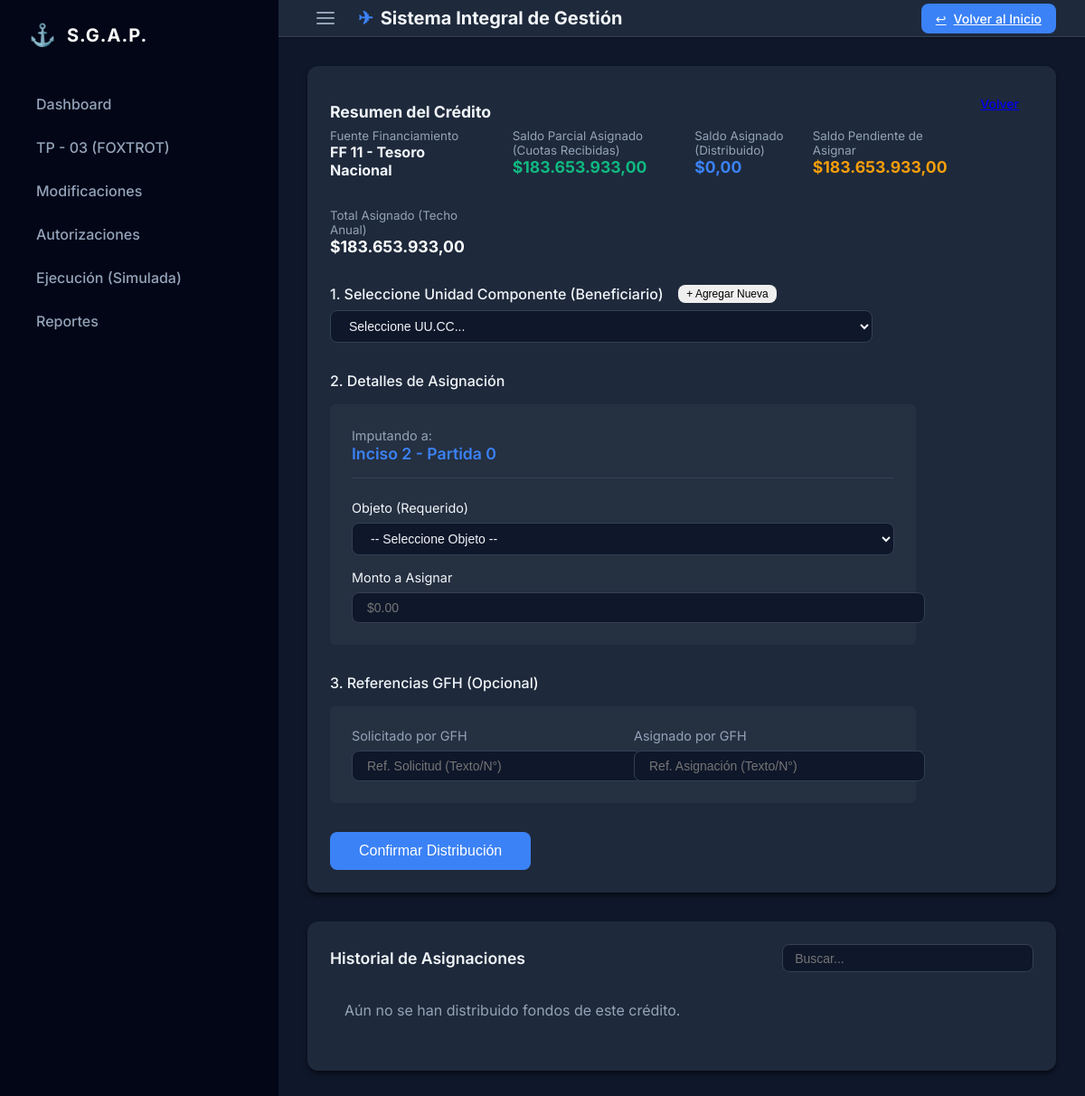
Page /finance/distribuir/13/ (signed in) on the committed database.
### finance/models.py (models this page shows, shortened)
class Credito(models.Model):
    ESTADO_CHOICES = (
        ("VIGENTE", "Vigente"),
        ("CADUCADO", "Caducado"),
        ("DEVENGADO", "Devengado"),
    )
    TIPO_CREDITO_CHOICES = (
        ("ASIGNACION", "Asignación"),
        ("REFUERZO", "Refuerzo"),
    )
    programa = models.ForeignKey(EstructuraProgramatica, on_delete=models.CASCADE, related_name="creditos")
    fuente = models.ForeignKey(FuenteFinanciamiento, on_delete=models.PROTECT)
    monto_total = models.DecimalField(max_digits=12, decimal_places=2)
    monto_cuota = models.DecimalField(max_digits=12, decimal_places=2, default=0, help_text="Dinero ingresado (Cuota)")
    recibido = models.BooleanField(default=True, help_text="Indica si la cuota ya fue recibida efectivamente")
    inciso = models.CharField(max_length=10, help_text="Inciso", default="")
    principal = models.CharField(max_length=10, help_text="Partida Principal", default="")
    anio = models.IntegerField(help_text="Año fiscal")
    trimestre = models.IntegerField(choices=[(1, "1° Trimestre"), (2, "2° Trimestre"), (3, "3° Trimestre"), (4, "4° Trimestre")])
    estado = models.CharField(max_length=20, choices=ESTADO_CHOICES, default="VIGENTE")
    tipo_credito = models.CharField(max_length=20, choices=TIPO_CREDITO_CHOICES, default="ASIGNACION", verbose_name="Tipo de Crédito")
    fecha_creacion = models.DateTimeField(auto_now_add=True)
    @property
    def saldo_disponible(self):
        asignado = self.asignaciones.aggregate(total=models.Sum('monto'))['total'] or 0
        return self.monto_total - asignado

### core/models.py (models this page shows)
class FuenteFinanciamiento(models.Model):
    CODIGO_CHOICES = (
        ("11", "Tesoro Nacional"),
        ("13", "Recursos Específicos"),
    )
    codigo = models.CharField(max_length=10, choices=CODIGO_CHOICES)
    descripcion = models.CharField(max_length=255)
    es_fiscal = models.BooleanField(default=True, help_text="Indica si es dinero fiscal")
    def __str__(self):
        return f"FF {self.codigo} - {self.descripcion}"

### finance/views.py (the view, shortened to what this page needs)
# urls.py: path('distribuir/<int:credito_id>/', views.distribuir_credito, name='distribuir_credito'),
@login_required
def distribuir_credito(request, credito_id):
    credito = get_object_or_404(Credito, pk=credito_id)
    asignaciones = credito.asignaciones.all()
    incisos = ClasificadorGasto.objects.filter(nivel=1)
    uuccs = UnidadComponente.objects.all()
    obras = EstructuraProgramatica.objects.filter(nivel=4) # Assuming 4 is Obra
    related_credits = Credito.objects.filter(
        programa=credito.programa,
        fuente=credito.fuente,
        anio=credito.anio,
        inciso=credito.inciso
    )
    saldo_parcial_asignado = 0
    for c in related_credits:
        if c.recibido:
            saldo_parcial_asignado += c.monto_cuota
    total_distribuido = credito.monto_total - credito.saldo_disponible
    context = {
        'credito': credito,
        'asignaciones': asignaciones,
        'incisos': incisos,
        'uuccs': uuccs,
        'obras': obras,
        'saldo_parcial_asignado': saldo_parcial_asignado,
        'total_distribuido': total_distribuido
    }
    return render(request, 'finance/distribuir.html', context)

### finance/templates/finance/distribuir.html (shortened to what this page needs)
{% extends 'base.html' %}
{% block content %}
<div class="card">
    <div style="display: flex; justify-content: space-between; align-items: flex-start; margin-bottom: 2rem;">
        <div>
            <h2 style="font-size: 1.1rem; margin-bottom: 0.5rem;">Resumen del Crédito</h2>
            <div style="display: grid; grid-template-columns: repeat(4, auto); gap: 2rem;">
                <div>
                    <small style="color: var(--text-muted); display: block;">Fuente Financiamiento</small>
                    <strong>{{ credito.fuente }}</strong>
                </div>
                <div>
                    <small style="color: var(--text-muted); display: block;">Saldo Parcial Asignado (Cuotas
                        Recibidas)</small>
                    <strong style="color: var(--success); font-size: 1.1rem;">${{ saldo_parcial_asignado }}</strong>
                </div>
                <div>
                    <small style="color: var(--text-muted); display: block;">Saldo Asignado (Distribuido)</small>
                    <strong style="color: var(--primary-blue); font-size: 1.1rem;">${{ total_distribuido }}</strong>
                </div>
                <div>
                    <small style="color: var(--text-muted); display: block;">Saldo Pendiente de Asignar</small>
                    <strong style="color: var(--warning); font-size: 1.1rem;">${{ credito.saldo_disponible }}</strong>
                </div>
                <div>
                    <small style="color: var(--text-muted); display: block;">Total Asignado (Techo Anual)</small>
                    <strong style="color: white; font-size: 1.1rem;">${{ credito.monto_total }}</strong>
                </div>
            </div>
        </div>
        <a href="{% url 'finance:lista_creditos' %}" class="btn">Volver</a>
    </div>
    <form method="POST">
        <div style="margin-bottom: 2rem;">
            <div style="display: flex; align-items: center; gap: 1rem; margin-bottom: 0.5rem;">
                <label style="font-weight: 500; margin: 0;">1. Seleccione Unidad Componente (Beneficiario)</label>
                <button type="button" class="btn btn-sm btn-secondary"
                    style="padding: 0.2rem 0.6rem; font-size: 0.75rem;" hx-get="{% url 'core:create_uucc' %}"
                    hx-target="#modal-container" hx-swap="innerHTML">
                    + Agregar Nueva
                </button>
            </div>
            <select id="uucc-select" name="uucc" class="form-input" style="width: 100%; max-width: 600px;" required>
                <option value="">Seleccione UU.CC...</option>
            </select>
        </div>
        <div style="margin-bottom: 2rem;">
            <label style="display: block; margin-bottom: 1rem; font-weight: 500;">2. Detalles de Asignación</label>
            <div
                style="background: rgba(255,255,255,0.03); border: 1px solid var(--border); border-radius: 6px; padding: 1.5rem; max-width: 600px;">
                <div style="display: grid; gap: 1rem;">
                    <div
                        style="padding-bottom: 1rem; border-bottom: 1px solid var(--border-light); margin-bottom: 0.5rem;">
                        <span style="color: var(--text-muted); font-size: 0.9rem;">Imputando a:</span>
                        <div style="font-weight: 600; font-size: 1.1rem; color: var(--primary-blue);">
                            Inciso {{ credito.inciso }}
                            {% if credito.principal %}- Partida {{ credito.principal }}{% endif %}
                        </div>
                    </div>
                    <div>
                        <label style="display: block; margin-bottom: 0.5rem; font-size: 0.9rem;">Objeto (Requerido)</label>
                        <select id="objeto-select" name="objeto" class="form-input" required>
                            <option value="">-- Seleccione Objeto --</option>
                        </select>
                    </div>
                    <div>
                        <label style="display: block; margin-bottom: 0.5rem; font-size: 0.9rem;">Monto a Asignar</label>
                        <input type="text" id="monto-input" name="monto" class="form-input" placeholder="$0.00" required
                            autocomplete="off">
                    </div>
                </div>
            </div>
        </div>
        <div style="margin-bottom: 2rem;">
            <label style="display: block; margin-bottom: 1rem; font-weight: 500;">3. Referencias GFH (Opcional)</label>
            <div
                style="background: rgba(255,255,255,0.03); border: 1px solid var(--border); border-radius: 6px; padding: 1.5rem; max-width: 600px;">
                <div style="display: grid; grid-template-columns: 1fr 1fr; gap: 1.5rem;">
                    <div>
                        <label
                            style="display: block; margin-bottom: 0.5rem; font-size: 0.9rem; color: var(--text-muted);">Solicitado
                            por GFH</label>
                        <input type="text" name="solicitud_gfh" class="form-input"
                            placeholder="Ref. Solicitud (Texto/N°)" autocomplete="off">
                    </div>
                    <div>
                        <label
                            style="display: block; margin-bottom: 0.5rem; font-size: 0.9rem; color: var(--text-muted);">Asignado
                            por GFH</label>
                        <input type="text" name="asignacion_gfh" class="form-input"
                            placeholder="Ref. Asignación (Texto/N°)" autocomplete="off">
                    </div>
                </div>
            </div>
        </div>
        <button type="submit" class="btn btn-primary" style="padding: 0.75rem 2rem; font-size: 1rem;">Confirmar
            Distribución</button>
    </form>
</div>
<div class="card" style="margin-top: 2rem;">
    <div style="display: flex; justify-content: space-between; align-items: center; margin-bottom: 1rem;">
        <h3 style="margin: 0;">Historial de Asignaciones</h3>
        <input type="text" id="table-search" class="form-input" placeholder="Buscar..." style="width: 250px; padding: 0.4rem 0.8rem;">
    </div>
    {% if asignaciones %}
    <table>
        <thead>
            <tr>
                <th>Unidad</th>
                <th>Clasificador</th>
                <th>Obra</th>
                <th>Objeto</th>
                <th>Monto</th>
                <th style="text-align: right;">Acciones</th>
            </tr>
        </thead>
        <tbody>
            {% for a in asignaciones %}
            <tr>
                <td>{{ a.uucc.codigo }} ({{ a.uucc.sigla }})</td>
                <td>{{ a.clasificador_gasto.codigo }} - {{ a.clasificador_gasto.descripcion }}</td>
                <td>{{ a.obra.codigo|default:"-" }}</td>
                <td>{{ a.objeto|default:"-" }}</td>
                <td>${{ a.monto }}</td>
                <td style="color: var(--success);">Asignado</td>
                <td style="text-align: right;">
                    <div style="display: flex; gap: 0.5rem; justify-content: flex-end;">
                        <button type="button"
                            onclick="editarAsignacion('{{ a.id }}', '{{ a.uucc.id }}', '{{ a.obra.id|default_if_none:'' }}', '{{ a.monto|stringformat:'f' }}', '{{ a.uucc.codigo }} ({{ a.uucc.sigla }})', '{{ a.solicitud_gfh|default_if_none:'' }}', '{{ a.asignacion_gfh|default_if_none:'' }}', '{{ a.objeto|default_if_none:'' }}')"
                            style="background: none; border: none; cursor: pointer; color: var(--primary-blue);"
                            title="Editar">
                            <svg xmlns="http://www.w3.org/2000/svg" width="18" height="18" viewBox="0 0 24 24"
                                fill="none" stroke="currentColor" stroke-width="2" stroke-linecap="round"
                                stroke-linejoin="round">
                                <path d="M11 4H4a2 2 0 0 0-2 2v14a2 2 0 0 0 2 2h14a2 2 0 0 0 2-2v-7"></path>
                                <path d="M18.5 2.5a2.121 2.121 0 0 1 3 3L12 15l-4 1 1-4 9.5-9.5z"></path>
                            </svg>
                        </button>
                        <button type="button"
                            onclick="confirmarEliminacion('{% url 'finance:eliminar_asignacion' a.id %}')"
                            style="background: none; border: none; cursor: pointer; color: var(--danger); display: flex; align-items: center;"
                            title="Eliminar">
                            <svg xmlns="http://www.w3.org/2000/svg" width="18" height="18" viewBox="0 0 24 24"
                                fill="none" stroke="currentColor" stroke-width="2" stroke-linecap="round"
                                stroke-linejoin="round">
                                <polyline points="3 6 5 6 21 6"></polyline>
                                <path
                                    d="M19 6v14a2 2 0 0 1-2 2H7a2 2 0 0 1-2-2V6m3 0V4a2 2 0 0 1 2-2h4a2 2 0 0 1 2 2v2">
                                </path>
                            </svg>
                        </button>
                    </div>
                </td>
            </tr>
            {% endfor %}
        </tbody>
    </table>
    {% else %}
    <p style="padding: 1rem; color: var(--text-muted);">Aún no se han distribuido fondos de este crédito.</p>
    {% endif %}
</div>
{% endblock %}

### core/static/css/style.css (style rules this page uses)
:root { --primary-blue: #3b82f6; --primary-dark: #1d4ed8; --secondary: #94a3b8; --bg-body: #0f172a; --bg-card: #1e293b; --bg-sidebar: #020617; --text-main: #f1f5f9; --text-muted: #94a3b8; --text-light: #f8fafc; --border-light: #334155; --success: #10b981; --danger: #ef4444; --warning: #f59e0b; --shadow-sm: 0 1px 2px 0 rgb(0 0 0 / 0.3); --shadow-md: 0 4px 6px -1px rgb(0 0 0 / 0.5), 0 2px 4px -2px rgb(0 0 0 / 0.3); --radius: 0.75rem; }
body { margin: 0; font-family: 'Inter', sans-serif; background-color: var(--bg-body); color: var(--text-main); overflow-x: hidden; -webkit-font-smoothing: antialiased; }
.card { background-color: var(--bg-card); border-radius: var(--radius); padding: 1.5rem; margin-bottom: 1.5rem; box-shadow: var(--shadow-md); border: 1px solid transparent; }
.card h3 { margin-top: 0; color: var(--text-main); font-size: 1.1rem; font-weight: 600; margin-bottom: 1rem; }
.btn { padding: 0.5rem 1rem; border-radius: 0.5rem; border: none; cursor: pointer; font-weight: 500; font-size: 0.875rem; transition: 0.2s; display: inline-flex; align-items: center; gap: 0.5rem; }
.btn-primary { background-color: var(--primary-blue); color: white; text-decoration: none; }
.form-input { width: 100%; padding: 0.5rem 1rem; background-color: var(--bg-body); border: 1px solid var(--border-light); border-radius: 0.5rem; color: var(--text-main); font-size: 0.875rem; transition: all 0.2s; }

### rows in the picture
Credito: fuente "FF 11 - Tesoro Nacional", saldo_disponible "183.653.933,00", monto_total "183.653.933,00", inciso "2", principal "0"

### other values in the picture
{{ saldo_parcial_asignado }} "183.653.933,00"
{{ total_distribuido }} "0,00"
